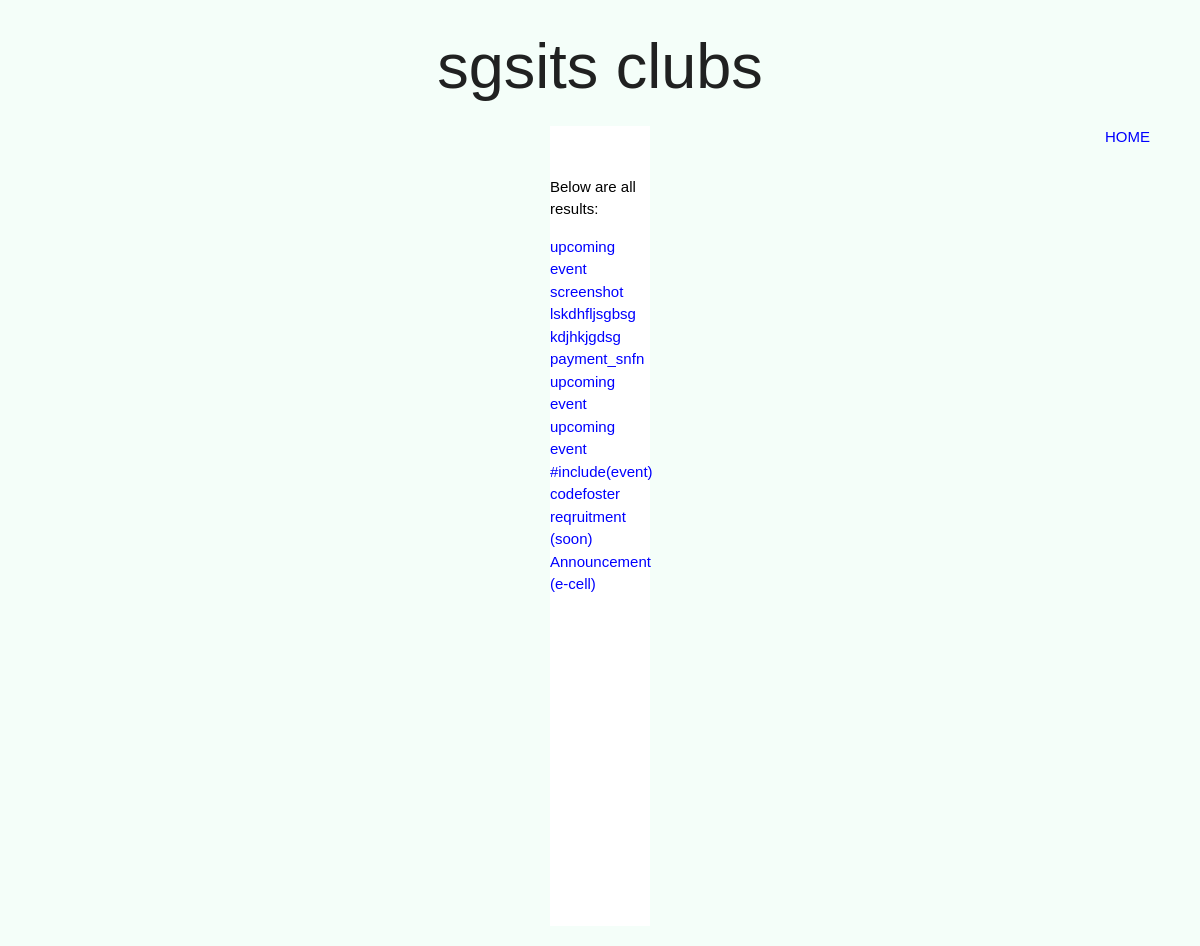
Page /SGSITS_clubs/index/all_news.php on the committed database.
### tables this page shows
CREATE TABLE `news_info` (
  `id` int(100) NOT NULL,
  `discription` varchar(30) NOT NULL,
  `record` varchar(500) NOT NULL
);

### SGSITS_clubs/index/all_news.php (the view, shortened to what this page needs)
<?php
    include_once '../include/db.inc.php';
?>
<html>
  <head>
        <link href="signup.css" rel="stylesheet" type="text/css">
        <link href="materialize.css" rel="stylesheet" type="text/css">
        <link href="home.css" rel="stylesheet" type="text/css">
        <center>
          <h1>sgsits clubs</h1>
        </center>
  </head>
  <body>
    <a class = "sign_up_link" href="home.php" style="float:right;">HOME</a>
 <div  class="signUp">
   <p class = "head" style="margin-left:0px;">Below are all results:</p>
       <?php
           $sql = "SELECT * FROM news_info ORDER BY ID DESC LIMIT 20";
           $result = mysqli_query($conn,$sql);
           while($row = mysqli_fetch_array($result)) {
             echo "<div>";
             echo "<a href='../img/".$row['record']."' target = '_blank'>".$row['discription']."";
             echo "</div>";
           }
        ?>
 </div>
</body>
</html>

### SGSITS_clubs/index/signup.css (style rules this page uses)
.signUp { height: 20px; margin-bottom: 20px; background-color: #ffffff; margin-left: 550px; margin-right: 550px; height:100%; }
.head { color:black; margin-left: 100px; margin-top: 20px; padding-top: 50px; font-family: arial; }
a { text-decoration: none; }
a:link { color: blue; }

### SGSITS_clubs/index/home.css (style rules this page uses)
body { background-color: #f4fef9; }
.sign_up_link { float: right; margin-right: 50px; }
* { box-sizing: border-box }
body { font-family: Verdana, sans-serif; margin:0 }

### rows in the picture
news_info: discription "upcoming event"
news_info: discription "screenshot"
news_info: discription "lskdhfljsgbsg"
news_info: discription "kdjhkjgdsg"
news_info: discription "payment_snfn"
news_info: discription "upcoming event"
news_info: discription "upcoming event"
news_info: discription "#include(event)"
news_info: discription "codefoster reqruitment (soon)"
news_info: discription "Announcement (e-cell)"
